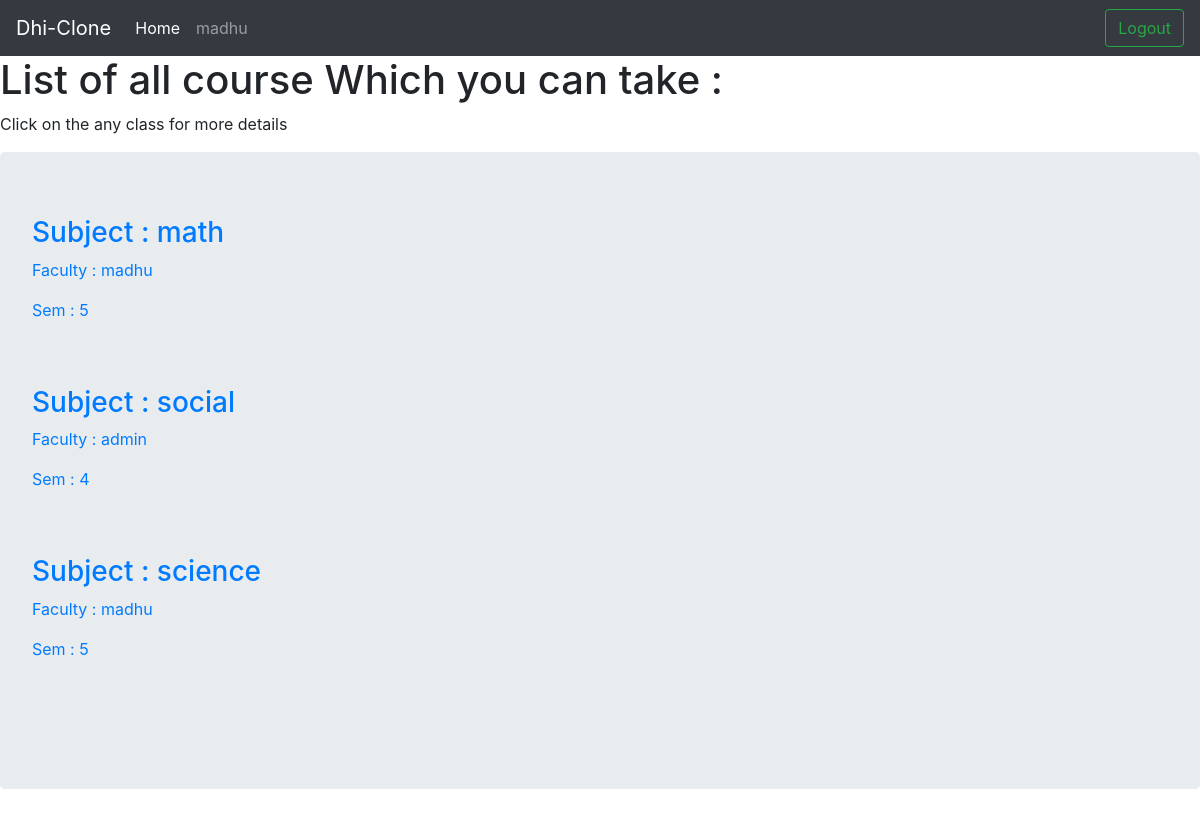
/user/class/all/ (signed in), run on an earlier commit of the app's database.
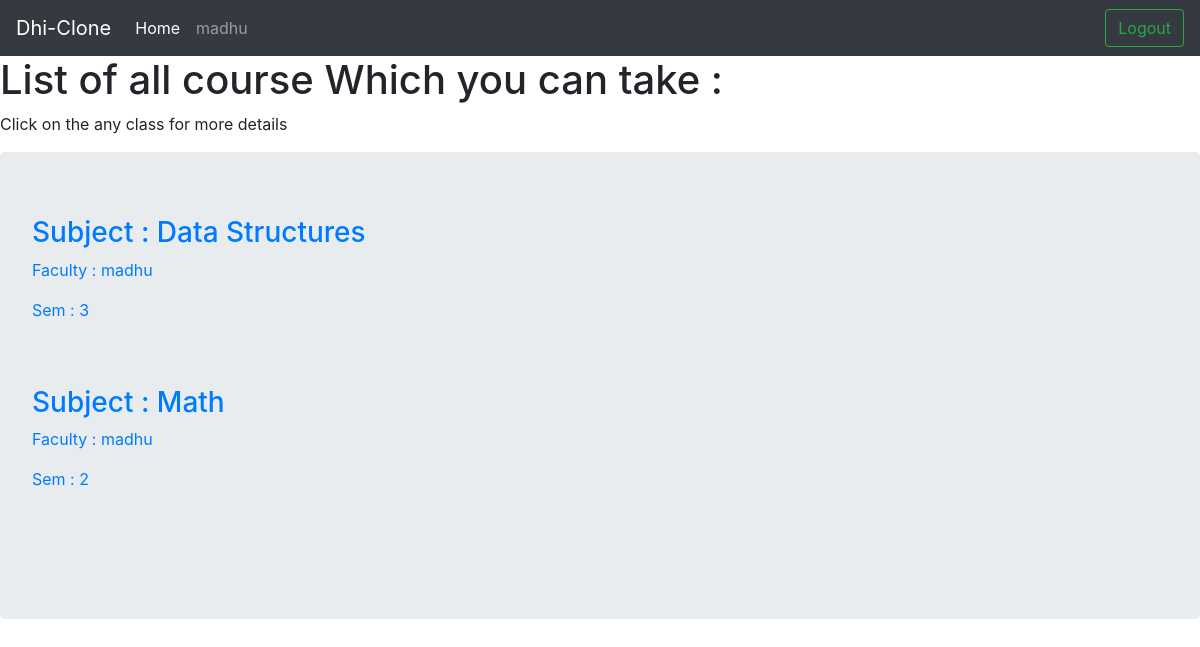
And on a later commit of the database.
### user/models.py (models this page shows, shortened)
class CreateClass(models.Model):
    teacher = models.ForeignKey(User,related_name='handled_teacher',on_delete=models.CASCADE)
    sem = models.IntegerField()
    subject = models.CharField(max_length=50)
    subject_code = models.CharField(max_length=20)
    students = models.ManyToManyField(User,through='ClassMember')
    slug = models.SlugField(allow_unicode = True,unique = True)

### user/views.py (the view)
# urls.py: path('class/all/',views.ListClass.as_view(),name='student_class'),
class ListClass(LoginRequiredMixin,ListView):
    model = CreateClass
    context_object_name = 'class'
    template_name = 'user/student_class_list.html'

### user/templates/user/student_class_list.html
{% extends 'base.html' %}
{% block content %}
<h1>List of all course Which you can take : </h1>
<p>Click on the any class for more details</p>
<div class="jumbotron">
  {% for i in class %}
  <a href="{% url 'user:single_class' slug=i.slug %}">
    <h3>Subject : {{i.subject}} </h3>
    <p>Faculty : {{i.teacher}} </p>
    <p>Sem : {{i.sem}} </p>
  </a>
    <br><br>
  {% endfor %}
</div>
{% endblock %}

### templates/base.html (shortened to what this page needs)
<!DOCTYPE html>
<html>
<head>
	<link rel="stylesheet" href="https://cdn.jsdelivr.net/npm/bootstrap@4.6.0/dist/css/bootstrap.min.css">
</head>
<body>
	{% if user.is_authenticated %}
	<nav class="navbar navbar-expand-lg navbar-dark bg-dark">
  <a class="navbar-brand" href="#">Dhi-Clone</a>
  <div class="collapse navbar-collapse" id="navbarTogglerDemo03">
    <ul class="navbar-nav mr-auto mt-2 mt-lg-0">
      <li class="nav-item active">
        <a class="nav-link" href="{% url 'user:home' %}">Home <span class="sr-only">(current)</span></a>
      </li>
      <li class="nav-item">
        <a class="nav-link" href="#">{{ user.username }}</a>
      </li>
    </ul>
      <a href="{% url 'accounts:logout' %}"><button class="btn btn-outline-success my-2 my-sm-0" >Logout</button></a>
  </div>
</nav>
{% endif %}
	{% block content %}
	{% endblock %}
</body>
</html>

What changed in the data, as far as the page shows it:
removed CreateClass: subject "math", teacher "madhu", sem "5"
removed CreateClass: subject "social", teacher "admin", sem "4"
removed CreateClass: subject "science", teacher "madhu", sem "5"
added CreateClass: subject "Data Structures", teacher "madhu", sem "3"
added CreateClass: subject "Math", teacher "madhu", sem "2"
